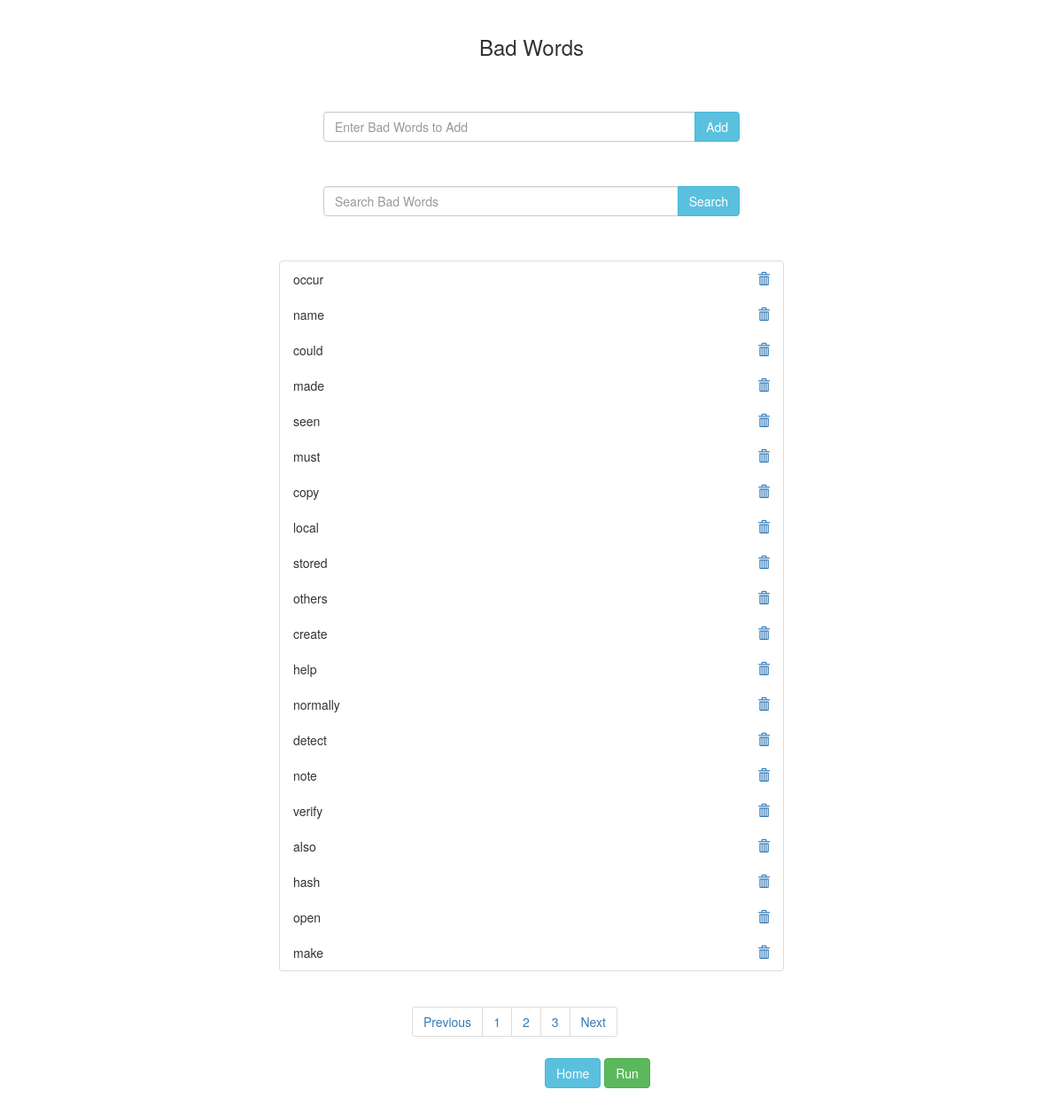
/badwords?page=2, run on the app's committed database.
### link/models.py (models this page shows, shortened)
class word(models.Model):
    name = models.CharField(max_length = 200)

### link/views.py (the view)
# urls.py: path('badwords',views.badwords,name = 'badwords'),
def badwords(request):
    try:
        add = request.GET["add"]
        if len(word.objects.filter(name=add.strip())) == 0:
            print("Doesnt Exist")
            it = word(name=add.strip())
            it.save()
            messages.info(request, "The word is added")
        else:
            messages.info(request, "The word exists")
    except:
        print()
    finally:
        words = word.objects.all()
        try:
            query = request.GET["searchb"]
            if query:
                words = words.filter(name = query.strip())
        except:
            print()
        paginator = Paginator(words,20)
        page_number = request.GET.get('page')
        word_obj = paginator.get_page(page_number)
        return render(request,'badwords.html',{'word_obj':word_obj})

### templates/badwords.html (shortened to what this page needs)
{% load static %}
<!DOCTYPE html>
<html lang="en" dir="ltr">
  <head>
    <link rel="stylesheet" href="https://stackpath.bootstrapcdn.com/bootstrap/4.4.1/css/bootstrap.min.css">
    <link rel="stylesheet" href="https://maxcdn.bootstrapcdn.com/bootstrap/3.4.1/css/bootstrap.min.css">
    <link rel="stylesheet" href="https://ajax.googleapis.com/ajax/libs/jqueryui/1.12.1/themes/smoothness/jquery-ui.css">
    <link rel="stylesheet" href="https://cdnjs.cloudflare.com/ajax/libs/jquery-autocomplete/1.0.7/jquery.auto-complete.min.css">
  </head>
  <body>
      <div id="app-layout-body" class="container-fluid body-content" style="width:50vw;">
        <br>
        <h3 style="text-align:center;">Bad Words</h3>
        <form style="padding:50px;">
          <div class="input-group">
            <input type="text" class="form-control" placeholder="Enter Bad Words to Add" name="add">
            <div class="input-group-btn">
              <button type="submit" class="btn btn-info">Add</button>
            </div>
          </div>
        </form>
        <form style="padding:50px;padding-top:0px;">
          <div class="input-group">
            <input type="text" class="form-control" placeholder="Search Bad Words" name="searchb" value="{{ request.GET.searchb }}">
            <div class="input-group-btn">
              <button type="submit" class="btn btn-info">Search</button>
            </div>
          </div>
        </form>
        <ul class="list-group">
          {% for obj in word_obj %}
            <li class="list-group-item d-flex justify-content-between align-items-center">
              {{obj.name}}
              <a href="{% url 'remove' obj.id %}">
                <span class="glyphicon glyphicon-trash"></span>
              </a>
            </li>
          {% endfor %}
        </ul>
        <nav aria-label="Page navigation example" style="padding-left: 150px;">
          <ul class="pagination">
            {% if word_obj.has_previous %}
              <li class="page-item"><a class="page-link" href="?page={{word_obj.previous_page_number}}">Previous</a></li>
              <li class="page-item"><a class="page-link" href="?page={{word_obj.previous_page_number}}">{{word_obj.previous_page_number}}</a></li>
            {% endif %}
            <li class="page-item"><a class="page-link" href="?page={{word_obj.number}}">{{word_obj.number}}</a></li>
            {% if word_obj.has_next %}
              <li class="page-item"><a class="page-link" href="?page={{word_obj.next_page_number}}">{{word_obj.next_page_number}}</a></li>
              <li class="page-item"><a class="page-link" href="?page={{word_obj.next_page_number}}">Next</a></li>
            {% endif %}
          </ul>
        </nav>
        <a href="/"><button type="button" class="btn btn-info" style="margin-left:300px;" >Home</button></a>
        <a href="run" id="my_form"><button type="button" class="btn btn-success">Run</button></a>
        <br>
        <br>
        <br>
        <br>
      </div>
  </body>
</html>

### data on the page
word: name "occur"
word: name "name"
word: name "could"
word: name "made"
word: name "seen"
word: name "must"
word: name "copy"
word: name "local"
word: name "stored"
word: name "others"
word: name "create"
word: name "help"
word: name "normally"
word: name "detect"
word: name "note"
word: name "verify"
word: name "also"
word: name "hash"
word: name "open"
word: name "make"

### other printed values
{{ word_obj.previous_page_number }} "1"
{{ word_obj.number }} "2"
{{ word_obj.next_page_number }} "3"
